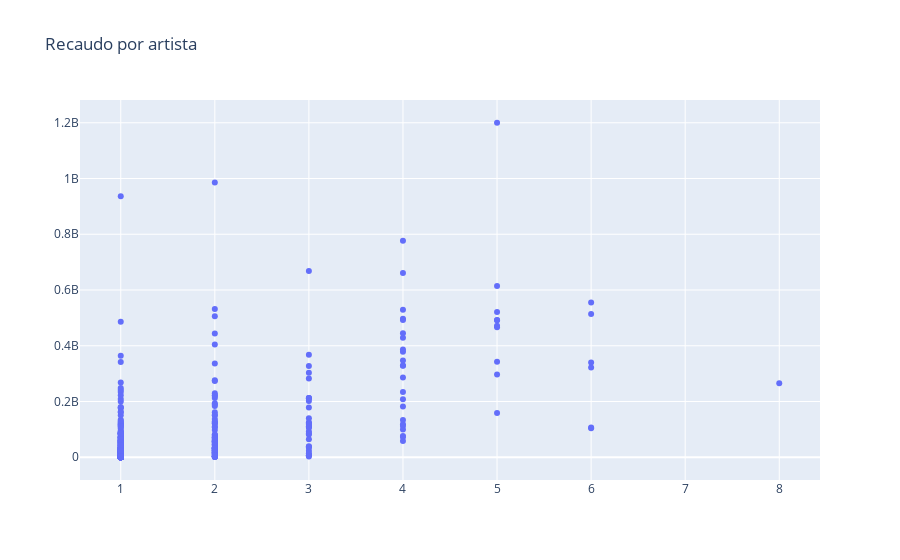

Notebook code for this chart:
### Code cell
trace = go.Scatter(x=agrupacion_stars['validador'].values,

                    y=agrupacion_stars['gross'].values,

                    text=agrupacion_stars['star'].values,

                    mode='markers') 
 
layout = go.Layout(title="Recaudo por artista")
 
fig = go.Figure(data=trace, layout=layout)

iplot(fig)

### Figure 1 — Plotly figure (JSON) as saved in the notebook; plotly's stock layout.template omitted (floating-point values rounded to 4 significant figures; data arrays with more than 128 entries replaced by an {"elided": "..."} marker saying what was removed)
{"data": [{"mode": "markers", "text": {"elided": "437 str values"}, "type": "scatter", "x": {"elided": "437 int values"}, "y": {"elided": "437 int values"}}], "layout": {"title": {"text": "Recaudo por artista"}}}
